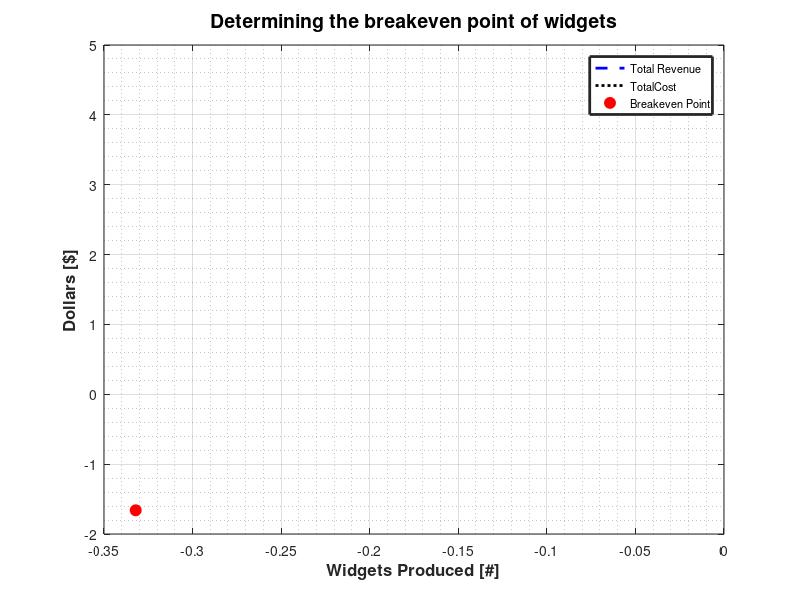
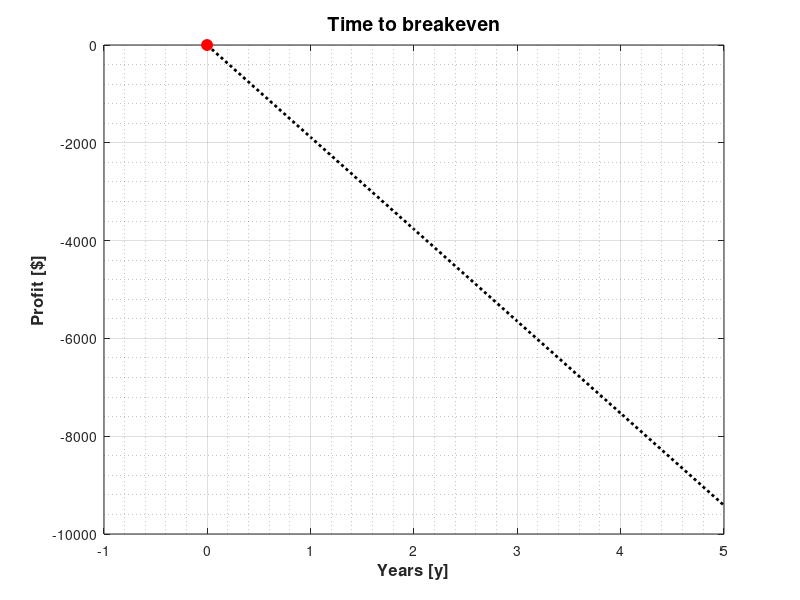

MATLAB code to generate these figures, in order:
%{
    Chris Jakins        
    Sanjana Choudhary
    Erin Hollingsworth

    4/21/2017
    Group Project
    
    ENGR1300-002

    Problem Summary: Compute breakeven points based off of user input
    information for a material and its costs
%}

close all
clear
clc

%   **********
%   USER INPUT
%   **********

%   CONSTANTS FOR CONVERSIONS
LBM_PER_KG = 2.205;
GRAM_PER_KG = 1000;

%   WIDGET INPUT
widgetWeight = input('Enter the weight of one widget, in grams: ');
widgetSellingPrice = input('Enter the selling price of each widget, in dollars: ');

%   COST INPUT
equipmentName = input('Enter the name of the equipment option: ', 's');
initialPurchaseCost = input('Enter the initial purchase cost [$]: ');
energyCost = input('Enter the energy cost [$/widget]: ');
laborCost = input('Enter the labor cost [$/widget]: ');
maintenanceCost = input('Enter the maintenance cost [$/widget]: ');
landfillCost = input('Enter the landfill cost [$/widget]: ');
machineProduction = input('Enter the machine production [widget/day]: ');
materialCosts = input('Enter the material costs [$/lbm]: ');
materialCosts = materialCosts * LBM_PER_KG / GRAM_PER_KG;

%   PLANT OPERATION INPUT
numDays = input('Enter the number of days per week the plant will run: ');
numWeeks = input('Enter the number of weeks per year the plant will run: ');
numYears = input('Enter the number of years the analysis will include: ');

%   ************
%   CALCULATIONS
%   ************

%   TOTAL VARIABLE COST CALCULATIONS
numWidgetsProducedPerYear = machineProduction * numDays * numWeeks;
numWidgetsProducedTotal = numWidgetsProducedPerYear * numYears;
totalVariableCostOneWidget = (energyCost + laborCost + maintenanceCost + landfillCost + (materialCosts * widgetWeight));
variableCostOneYear = totalVariableCostOneWidget * numWidgetsProducedPerYear;
totalVariableCost = variableCostOneYear * numYears;

%   TOTAL COST CALCULATIONS
totalCostByYear = [0:numYears] * variableCostOneYear + initialPurchaseCost; % stored in vector as per year

%   TOTAL REVENUE CALCULATIONS
totalRevenueByYear = [0:numYears] * widgetSellingPrice * numWidgetsProducedPerYear; % vector as per year

%   TOTAL PROFIT CALCULATIONS
totalProfitByYear = totalRevenueByYear - totalCostByYear;

%	BREAKEVEN POINT CALCULATIONS
breakevenPointWidgets = initialPurchaseCost / (widgetSellingPrice - totalVariableCostOneWidget);
breakevenPointMonths = breakevenPointWidgets / (numWidgetsProducedPerYear / 12);

%   ******
%   OUTPUT
%   ******

fprintf('\nThe machine listed below will operate for %d days per year.\n\n', numDays * numWeeks);
fprintf('Option:    %s\n', equipmentName);
fprintf('\tProducing %d widgets each week will generate per year:\n', machineProduction * numDays);
fprintf('\t\tRevenue:\t$%.0f\n', totalRevenueByYear(2));
fprintf('\t\tCost:\t\t$%.0f\n', totalCostByYear(2));
fprintf('\tTotal number of widgets produced per year: %0.1e5\n', numWidgetsProducedPerYear);
fprintf('\tThe breakeven time is %d months or %d widgets.\n', round(breakevenPointMonths), round(breakevenPointWidgets));
fprintf('\tThe total profit after %d years is $%.0f\n', numYears, totalProfitByYear(numYears));

%   ****
%   PLOT
%   ****

% plot graph for widgets by dollars
widgetsVector = [0 : 10000 : numWidgetsProducedTotal / 4];
figure('color', 'white')

plot(widgetsVector, widgetsVector * widgetSellingPrice, 'b --', 'LineWidth', 2) % revenue
grid on
grid minor
hold on
plot(widgetsVector, widgetsVector * totalVariableCostOneWidget + initialPurchaseCost, 'k :', 'LineWidth', 2)    % cost
plot(breakevenPointWidgets, breakevenPointWidgets * widgetSellingPrice, 'r o', 'MarkerSize', 8, 'MarkerFaceColor', 'r')
xlabel('Widgets Produced [#]', 'FontWeight', 'bold', 'FontSize', 12)
ylabel('Dollars [$]', 'FontWeight', 'bold', 'FontSize', 12);
title('Determining the breakeven point of widgets', 'FontWeight', 'bold', 'FontSize', 14)
L = legend('Total Revenue', 'TotalCost', 'Breakeven Point', 'Location', 'best');
set(L, 'LineWidth', 2, 'FontSize', 8)

% plot graph for time by dollars
figure('color', 'white')

plot([0:numYears], (totalProfitByYear), 'k :', 'LineWidth', 2)
grid on
grid minor
hold on
plot(breakevenPointMonths / 12, 0, 'r o', 'MarkerFaceColor', 'r', 'MarkerSize', 8)
xlabel('Years [y]', 'FontWeight', 'bold', 'FontSize', 12)
ylabel('Profit [$]', 'FontWeight', 'bold', 'FontSize', 12)
title('Time to breakeven', 'FontWeight', 'bold', 'FontSize', 14)

%   END CODE

    
